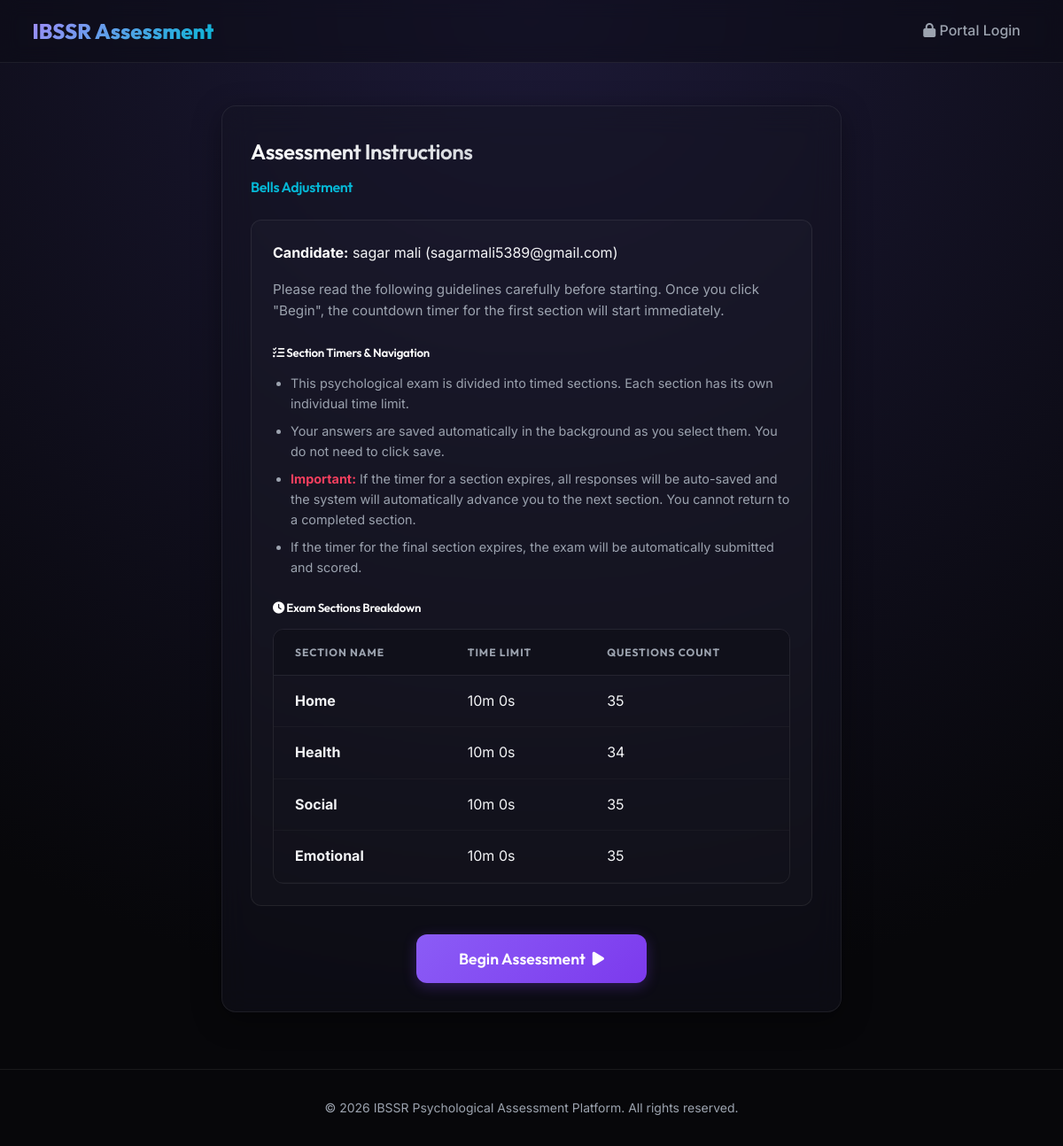
Screenshot of /start/3/ with the database file from the repository.
### candidates/models.py (models this page shows, shortened)
class ExamSession(models.Model):
    STATUS_CHOICES = [
        ('in_progress', 'In Progress'),
        ('completed', 'Completed'),
    ]
    candidate = models.ForeignKey(Candidate, on_delete=models.CASCADE, related_name='sessions')
    assignment = models.ForeignKey(ExamAssignment, on_delete=models.SET_NULL, null=True, related_name='sessions')
    exam = models.ForeignKey('tests.Exam', on_delete=models.CASCADE, related_name='sessions')
    started_at = models.DateTimeField(auto_now_add=True)
    completed_at = models.DateTimeField(null=True, blank=True)
    current_section = models.ForeignKey('tests.Section', on_delete=models.SET_NULL, null=True, blank=True)
    section_started_at = models.DateTimeField(null=True, blank=True)
    status = models.CharField(max_length=20, choices=STATUS_CHOICES, default='in_progress')
    @property
    def is_completed(self):
        return self.status == 'completed'

class Candidate(models.Model):
    full_name = models.CharField(max_length=255)
    email = models.EmailField()
    mobile_number = models.CharField(max_length=20)
    created_at = models.DateTimeField(auto_now_add=True)

### tests/models.py (models this page shows, shortened)
class Exam(models.Model):
    title = models.CharField(max_length=255)
    description = models.TextField(blank=True, null=True)
    created_by = models.ForeignKey('auth.User', on_delete=models.SET_NULL, null=True, blank=True, related_name='created_exams')
    shared_with = models.ManyToManyField('auth.User', blank=True, related_name='shared_exams', help_text="Franchises allowed to use this exam")
    created_at = models.DateTimeField(auto_now_add=True)
    updated_at = models.DateTimeField(auto_now=True)

class Section(models.Model):
    exam = models.ForeignKey(Exam, on_delete=models.CASCADE, related_name='sections')
    name = models.CharField(max_length=255)
    description = models.TextField(blank=True, null=True)
    duration_minutes = models.IntegerField(default=10, help_text="Duration minutes part")
    duration_seconds = models.IntegerField(default=0, help_text="Duration seconds part")
    order = models.IntegerField(default=0, help_text="Display order of this section")
    class Meta:
        ordering = ['order', 'id']
    @property
    def duration_display(self):
        return f"{self.duration_minutes}m {self.duration_seconds}s"

### candidates/views.py (the view)
# urls.py: path('start/<int:session_id>/', views.exam_start, name='exam_start'),
def exam_start(request, session_id):
    session = get_object_or_404(ExamSession, id=session_id)
    if session.is_completed:
        return redirect('exam_completed', session_id=session.id)
    if request.method == 'POST':
        if not session.current_section:
            session.current_section = session.exam.sections.first()
        session.section_started_at = timezone.now()
        session.save()
        return redirect('exam_run', session_id=session.id)
    return render(request, 'candidate/instructions.html', {'session': session})

### templates/candidate/instructions.html (shortened to what this page needs)
{% extends 'base.html' %}
{% block content %}
<div style="max-width: 700px; margin: 3rem auto;">
    <div class="glass-card">
        <h2 style="margin-bottom: 0.5rem; background: linear-gradient(135deg, #fff, var(--text-muted)); -webkit-background-clip: text; -webkit-text-fill-color: transparent;">Assessment Instructions</h2>
        <h4 style="color: var(--accent-cyan); margin-bottom: 1.5rem;">{{ session.exam.title }}</h4>
        <div style="background: rgba(255, 255, 255, 0.02); border: 1px solid var(--glass-border); border-radius: 12px; padding: 1.5rem; margin-bottom: 2rem;">
            <p style="margin-bottom: 1rem;"><strong style="color: #fff;">Candidate:</strong> {{ session.candidate.full_name }} ({{ session.candidate.email }})</p>
            <p style="color: var(--text-muted); font-size: 0.95rem; margin-bottom: 1.5rem;">
                Please read the following guidelines carefully before starting. Once you click "Begin", the countdown timer for the first section will start immediately.
            </p>
            <h5 style="color: #fff; margin-bottom: 0.75rem;"><i class="fa-solid fa-list-check"></i> Section Timers & Navigation</h5>
            <ul style="color: var(--text-muted); font-size: 0.9rem; padding-left: 1.25rem; margin-bottom: 1.5rem;">
                <li style="margin-bottom: 0.5rem;">This psychological exam is divided into timed sections. Each section has its own individual time limit.</li>
                <li style="margin-bottom: 0.5rem;">Your answers are saved automatically in the background as you select them. You do not need to click save.</li>
                <li style="margin-bottom: 0.5rem;"><strong style="color: var(--accent-rose);">Important:</strong> If the timer for a section expires, all responses will be auto-saved and the system will automatically advance you to the next section. You cannot return to a completed section.</li>
                <li style="margin-bottom: 0.5rem;">If the timer for the final section expires, the exam will be automatically submitted and scored.</li>
            </ul>
            <h5 style="color: #fff; margin-bottom: 0.75rem;"><i class="fa-solid fa-clock"></i> Exam Sections Breakdown</h5>
            <div class="table-container" style="margin-top: 0.5rem;">
                <table class="custom-table">
                    <thead>
                        <tr>
                            <th>Section Name</th>
                            <th>Time Limit</th>
                            <th>Questions Count</th>
                        </tr>
                    </thead>
                    <tbody>
                        {% for section in session.exam.sections.all %}
                            <tr>
                                <td><strong>{{ section.name }}</strong></td>
                                <td>{{ section.duration_display }}</td>
                                <td>{{ section.questions.count }}</td>
                            </tr>
                        {% empty %}
                            <tr>
                                <td colspan="3" style="text-align: center;">No sections created for this exam.</td>
                            </tr>
                        {% endfor %}
                    </tbody>
                </table>
            </div>
        </div>
        <form method="POST" action="{% url 'exam_start' session_id=session.id %}" style="text-align: center;">
            <button type="submit" class="btn btn-primary" style="padding: 1rem 3rem; font-size: 1.1rem; border-radius: 12px;" {% if not session.exam.sections.exists %}disabled{% endif %}>
                Begin Assessment <i class="fa-solid fa-play"></i>
            </button>
        </form>
    </div>
</div>
{% endblock %}

### static/css/styles.css (style rules this page uses)
:root { --bg-dark: #07070a; --glass-bg: rgba(20, 20, 35, 0.45); --glass-border: rgba(255, 255, 255, 0.07); --text-primary: #f3f4f6; --text-muted: #9ca3af; --primary: #8b5cf6; --primary-glow: rgba(139, 92, 246, 0.4); --accent-cyan: #06b6d4; --accent-pink: #ec4899; --accent-green: #10b981; --accent-rose: #f43f5e; --font-heading: 'Outfit', sans-serif; --font-body: 'Inter', sans-serif; --transition: all 0.3s cubic-bezier(0.4, 0, 0.2, 1); }
* { box-sizing: border-box; margin: 0; padding: 0; }
body { font-family: var(--font-body); background: radial-gradient(circle at 50% 0%, #1c1936 0%, var(--bg-dark) 80%); color: var(--text-primary); min-height: 100vh; overflow-x: hidden; line-height: 1.6; }
h1, h2, h3, h4, h5, h6 { font-family: var(--font-heading); font-weight: 600; letter-spacing: -0.02em; }
.glass-card { background: var(--glass-bg); backdrop-filter: blur(16px); -webkit-backdrop-filter: blur(16px); border: 1px solid var(--glass-border); border-radius: 16px; padding: 2rem; box-shadow: 0 8px 32px 0 rgba(0, 0, 0, 0.37); transition: var(--transition); }
.btn { display: inline-flex; align-items: center; justify-content: center; gap: 0.5rem; font-family: var(--font-heading); font-weight: 600; font-size: 0.95rem; padding: 0.75rem 1.5rem; border-radius: 8px; border: none; cursor: pointer; transition: var(--transition); text-decoration: none; }
.btn-primary { background: linear-gradient(135deg, var(--primary), #7c3aed); color: #fff; box-shadow: 0 4px 15px rgba(124, 58, 237, 0.3); }
.table-container { overflow-x: auto; border-radius: 12px; border: 1px solid var(--glass-border); margin-top: 1.5rem; }
.custom-table { width: 100%; border-collapse: collapse; text-align: left; }
.custom-table th { background: rgba(15, 15, 25, 0.8); color: var(--text-muted); font-family: var(--font-heading); text-transform: uppercase; font-size: 0.75rem; letter-spacing: 0.08em; padding: 1rem 1.5rem; border-bottom: 1px solid var(--glass-border); }
.custom-table td { padding: 1rem 1.5rem; border-bottom: 1px solid rgba(255, 255, 255, 0.03); color: var(--text-primary); }

### rows the page displays
ExamSession: exam "Bells Adjustment", candidate.full_name "sagar mali", candidate.email "sagarmali5389@gmail.com"
Section: name "Home", duration_display "10m 0s", questions.count "35"
Section: name "Health", duration_display "10m 0s", questions.count "34"
Section: name "Social", duration_display "10m 0s", questions.count "35"
Section: name "Emotional", duration_display "10m 0s", questions.count "35"
